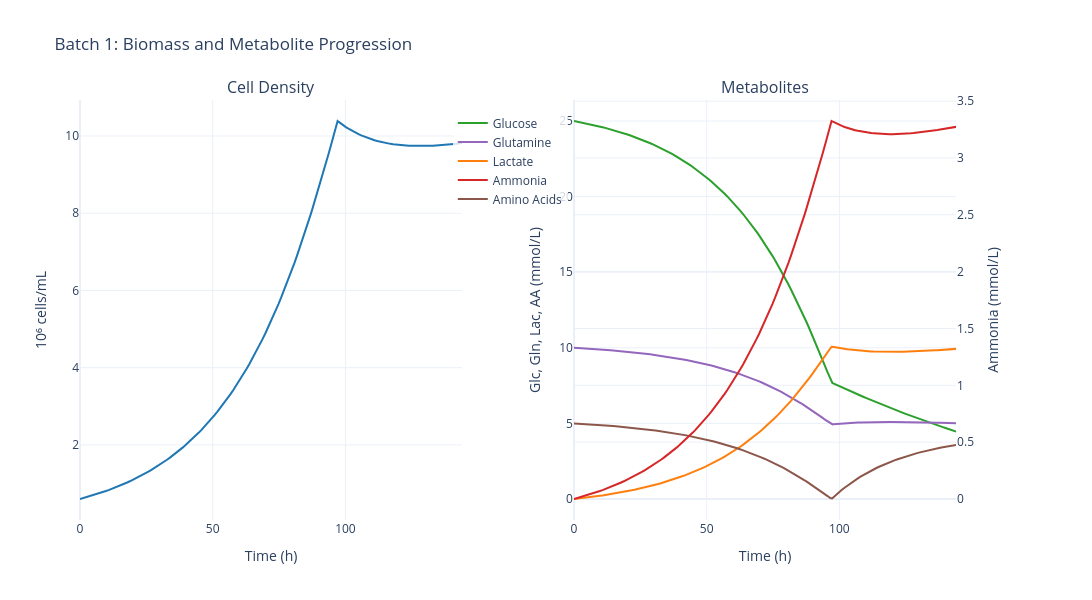

This figure's notebook cell:
### Code cell
# Plot batch 1
fig_b1 = plot_batch_biomass_metabolites(sim, batch_number=1)
fig_b1.update_layout(title_text="Batch 1: Biomass and Metabolite Progression")
fig_b1.show()

### Figure 1 — Plotly figure (JSON) as saved in the notebook; plotly's stock layout.template omitted (floating-point values rounded to 4 significant figures; data arrays with more than 128 entries replaced by an {"elided": "..."} marker saying what was removed)
{"data": [{"hovertemplate": "Time: %{x:.1f} h<br>Cell Density: %{y:.2f} 10⁶ cells/mL<extra></extra>", "line": {"color": "#1f77b4", "width": 2}, "mode": "lines", "name": "Cell Density", "showlegend": false, "type": "scatter", "x": {"elided": "188 float values"}, "xaxis": "x", "y": {"elided": "188 float values"}, "yaxis": "y"}, {"hovertemplate": "Time: %{x:.1f} h<br>Glucose: %{y:.2f} mmol/L<extra></extra>", "line": {"color": "#2ca02c", "width": 2}, "mode": "lines", "name": "Glucose", "type": "scatter", "x": {"elided": "188 float values"}, "xaxis": "x2", "y": {"elided": "188 float values"}, "yaxis": "y2"}, {"hovertemplate": "Time: %{x:.1f} h<br>Glutamine: %{y:.2f} mmol/L<extra></extra>", "line": {"color": "#9467bd", "width": 2}, "mode": "lines", "name": "Glutamine", "type": "scatter", "x": {"elided": "188 float values"}, "xaxis": "x2", "y": {"elided": "188 float values"}, "yaxis": "y2"}, {"hovertemplate": "Time: %{x:.1f} h<br>Lactate: %{y:.2f} mmol/L<extra></extra>", "line": {"color": "#ff7f0e", "width": 2}, "mode": "lines", "name": "Lactate", "type": "scatter", "x": {"elided": "188 float values"}, "xaxis": "x2", "y": {"elided": "188 float values"}, "yaxis": "y2"}, {"hovertemplate": "Time: %{x:.1f} h<br>Ammonia: %{y:.2f} mmol/L<extra></extra>", "line": {"color": "#d62728", "width": 2}, "mode": "lines", "name": "Ammonia", "type": "scatter", "x": {"elided": "188 float values"}, "xaxis": "x2", "y": {"elided": "188 float values"}, "yaxis": "y3"}, {"hovertemplate": "Time: %{x:.1f} h<br>Amino Acids: %{y:.2f} mmol/L<extra></extra>", "line": {"color": "#8c564b", "width": 2}, "mode": "lines", "name": "Amino Acids", "type": "scatter", "x": {"elided": "188 float values"}, "xaxis": "x2", "y": {"elided": "188 float values"}, "yaxis": "y2"}], "layout": {"annotations": [{"font": {"size": 16}, "showarrow": false, "text": "Cell Density", "x": 0.205, "xanchor": "center", "xref": "paper", "y": 1, "yanchor": "bottom", "yref": "paper"}, {"font": {"size": 16}, "showarrow": false, "text": "Metabolites", "x": 0.735, "xanchor": "center", "xref": "paper", "y": 1, "yanchor": "bottom", "yref": "paper"}], "font": {"size": 12}, "height": 600, "legend": {"bgcolor": "rgba(255,255,255,0.8)", "x": 0.4, "y": 0.98}, "showlegend": true, "title": {"text": "Batch 1: Biomass and Metabolite Progression"}, "width": 1400, "xaxis": {"anchor": "y", "domain": [0, 0.41], "title": {"text": "Time (h)"}}, "xaxis2": {"anchor": "y2", "domain": [0.53, 0.94], "title": {"text": "Time (h)"}}, "yaxis": {"anchor": "x", "domain": [0, 1], "title": {"text": "10⁶ cells/mL"}}, "yaxis2": {"anchor": "x2", "domain": [0, 1], "title": {"text": "Glc, Gln, Lac, AA (mmol/L)"}}, "yaxis3": {"anchor": "x2", "overlaying": "y2", "side": "right", "title": {"text": "Ammonia (mmol/L)"}}}}
